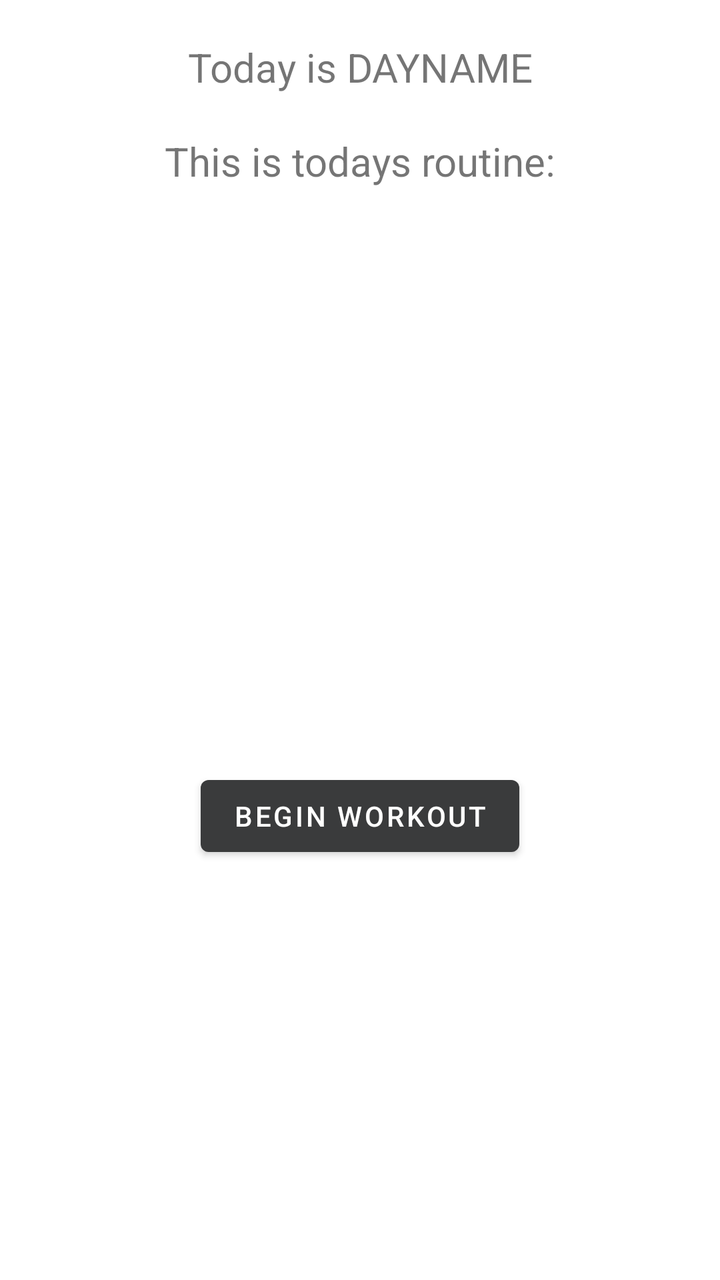
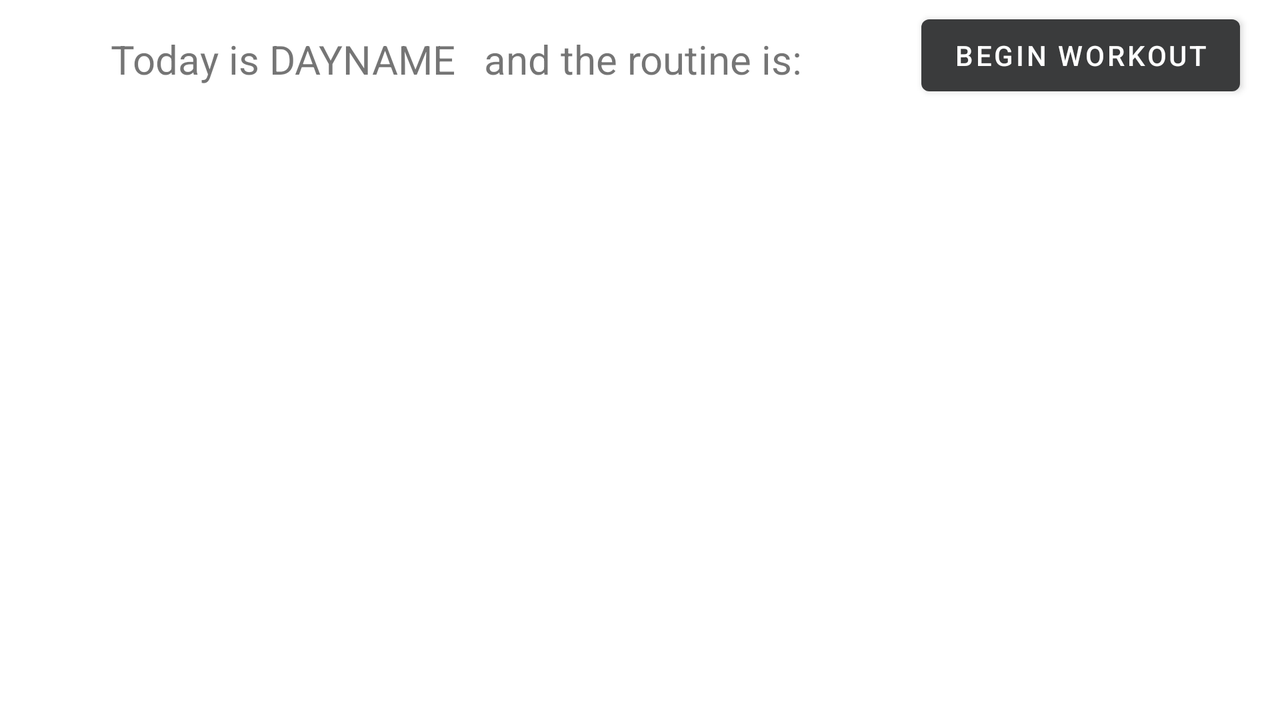

The same Android screen from two of the app's own layout files: first res/layout/ as a phone draws it, then the repository's variant for another configuration, drawn on a device whose configuration selects that folder. Both files follow.
<!-- AndroidManifest.xml: application theme Theme.Workout365 -->
<!-- res/layout/fragment_workout.xml -->
<?xml version="1.0" encoding="utf-8"?>
<androidx.constraintlayout.widget.ConstraintLayout xmlns:android="http://schemas.android.com/apk/res/android"
    xmlns:app="http://schemas.android.com/apk/res-auto"
    xmlns:tools="http://schemas.android.com/tools"
    android:layout_width="match_parent"
    android:layout_height="match_parent"
    tools:context="com.example.workout365.RoutineFragment">

    <TextView
        android:id="@+id/tvDay"
        android:layout_width="wrap_content"
        android:layout_height="wrap_content"
        android:text="Today is DAYNAME"
        android:textSize="20sp"
        android:layout_marginTop="20dp"
        app:layout_constraintEnd_toEndOf="parent"
        app:layout_constraintStart_toStartOf="parent"
        app:layout_constraintTop_toTopOf="parent" />

    <TextView
        android:id="@+id/currentRoutine"
        android:layout_width="wrap_content"
        android:layout_height="wrap_content"
        android:text="This is todays routine:"
        android:textSize="20sp"
        android:layout_marginTop="20dp"
        app:layout_constraintEnd_toEndOf="parent"
        app:layout_constraintStart_toStartOf="parent"
        app:layout_constraintTop_toBottomOf="@+id/tvDay" />

    <ListView
        android:id="@+id/todaysRoutine"
        android:layout_width="match_parent"
        android:layout_height="250dp"
        android:layout_marginLeft="20dp"
        android:layout_marginRight="20dp"
        android:layout_marginTop="20dp"
        app:layout_constraintEnd_toEndOf="parent"
        app:layout_constraintStart_toStartOf="parent"
        app:layout_constraintTop_toBottomOf="@+id/currentRoutine" />

    <Button
        android:id="@+id/beginWorkout"
        android:layout_width="wrap_content"
        android:layout_height="wrap_content"
        android:layout_marginTop="20dp"
        android:text="Begin Workout"
        app:layout_constraintEnd_toEndOf="parent"
        app:layout_constraintStart_toStartOf="parent"
        app:layout_constraintTop_toBottomOf="@+id/todaysRoutine" />

</androidx.constraintlayout.widget.ConstraintLayout>
<!-- resources referenced by this layout -->
<resources>
  <style name="Theme.Workout365" parent="Theme.MaterialComponents.DayNight.DarkActionBar">
          
          <item name="colorPrimary">@color/darkgrey</item>
          <item name="colorPrimaryVariant">@color/darkgrey</item>
          <item name="colorOnPrimary">@color/white</item>
          
          <item name="colorSecondary">@color/teal_200</item>
          <item name="colorSecondaryVariant">@color/teal_700</item>
          <item name="colorOnSecondary">@color/black</item>
          
          <item name="android:statusBarColor" tools:targetApi="l">?attr/colorPrimaryVariant</item>
          
      </style>
  <color name="darkgrey">#3A3B3C</color>
  <color name="white">#FFFFFFFF</color>
  <color name="teal_200">#FF03DAC5</color>
  <color name="teal_700">#FF018786</color>
  <color name="black">#FF000000</color>
</resources>
<!-- res/layout-land/fragment_workout.xml (the repository's variant of the layout above) -->
<!-- drawn on the phone turned sideways -->
<?xml version="1.0" encoding="utf-8"?>
<androidx.constraintlayout.widget.ConstraintLayout xmlns:android="http://schemas.android.com/apk/res/android"
    xmlns:app="http://schemas.android.com/apk/res-auto"
    xmlns:tools="http://schemas.android.com/tools"
    android:layout_width="match_parent"
    android:layout_height="match_parent"
    tools:context="com.example.workout365.RoutineFragment">

    <TextView
        android:id="@+id/tvDay"
        android:layout_width="wrap_content"
        android:layout_height="wrap_content"
        android:layout_marginTop="16dp"
        android:text="Today is DAYNAME"
        android:textSize="20sp"
        app:layout_constraintEnd_toEndOf="parent"
        app:layout_constraintHorizontal_bias="0.118"
        app:layout_constraintStart_toStartOf="parent"
        app:layout_constraintTop_toTopOf="parent" />

    <TextView
        android:id="@+id/currentRoutine"
        android:layout_width="wrap_content"
        android:layout_height="wrap_content"
        android:layout_marginTop="16dp"
        android:text="and the routine is:"
        android:textSize="20sp"
        app:layout_constraintEnd_toEndOf="parent"
        app:layout_constraintHorizontal_bias="0.057"
        app:layout_constraintStart_toEndOf="@+id/tvDay"
        app:layout_constraintTop_toTopOf="parent" />

    <ListView
        android:id="@+id/todaysRoutine"
        android:layout_width="match_parent"
        android:layout_height="200dp"
        android:layout_marginLeft="20dp"
        android:layout_marginTop="12dp"
        android:layout_marginRight="20dp"
        app:layout_constraintEnd_toEndOf="parent"
        app:layout_constraintHorizontal_bias="0.4"
        app:layout_constraintStart_toStartOf="parent"
        app:layout_constraintTop_toBottomOf="@+id/currentRoutine" />

    <Button
        android:id="@+id/beginWorkout"
        android:layout_width="wrap_content"
        android:layout_height="wrap_content"
        android:text="Begin Workout"
        app:layout_constraintBottom_toTopOf="@+id/todaysRoutine"
        app:layout_constraintEnd_toEndOf="@+id/todaysRoutine"
        app:layout_constraintTop_toTopOf="parent" />

</androidx.constraintlayout.widget.ConstraintLayout>
